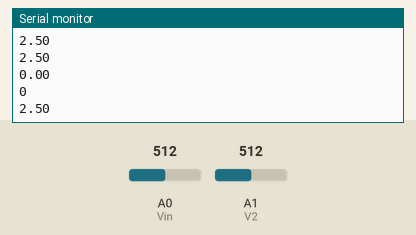
A sketch run on a simulated Arduino Uno, built with avr-gcc and run on an emulated ATmega328P. Parts: the last lines printed to the serial monitor. The inputs (shaded band) are chosen by the test bench; at power-on: A0 (Vin) = 512, A1 (V2) = 512.

Above: at 9.8 s.
9.9 s: A0 (Vin) set to 716
At 12.5 s:
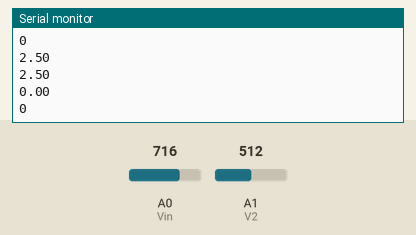
18.4 s: A1 (V2) set to 306
At 21.1 s:
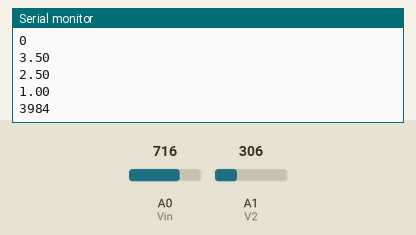
26.9 s: A0 (Vin) set to 900
At 28.4 s:
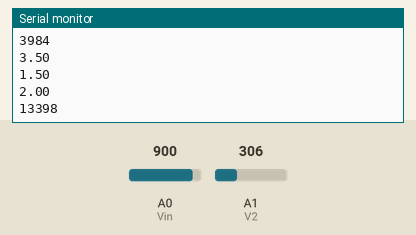
35.4 s: A1 (V2) set to 122
At 37.0 s:
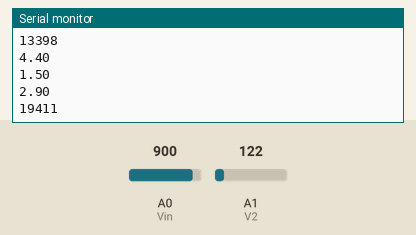
Timing chart, 0 to 38.5 s (numbered marks = the images above; inputs shaded):
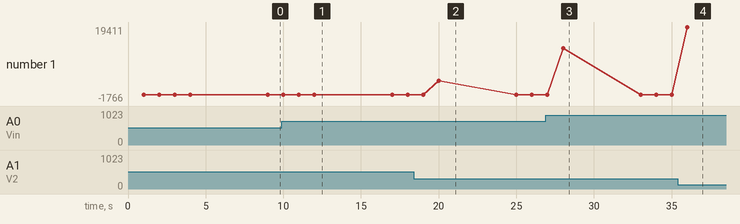

Measured:
- plotted number 1: 2.5 → 1.5 after the input at 18.4 s, 1.5 → 2.9 after the input at 26.9 s, 2.9 → -1766 after the input at 35.4 s

The sketch:

002_recus.ino
```cpp
/**********************************************************************************
**                                                                               **
**                                   Recus                                       **
**                                                                               **
**                                                                               **
**********************************************************************************/

//********** Includes *************************************************************

//********** Variables ************************************************************
const int Vin = A0;         // donar nom al pin A0 de l’Arduino
const int V2 = A1;         // donar nom al pin A1 de l’Arduino


int entrada;
int R1;
int R2=10000;
int VR2;
float VR1;
float voltatge1;
float voltatge2;

//********** Setup ****************************************************************
void setup()                // run once, when the sketch starts
{
  Serial.begin(9600);
}

//********** Loop *****************************************************************
void loop()   // run over and over again
{

  delay(1000);

  entrada = analogRead(Vin);
  voltatge1 = (entrada * 5.0) / 1023.0;
  Serial.println(voltatge1);

  delay(1000);

  VR2 = analogRead(V2);
  voltatge2 = (VR2 * 5.0) / 1023.0;
  Serial.println(voltatge2);

  delay(1000);

  VR1 = voltatge1 - voltatge2;
  Serial.println(VR1);

  delay(1000);

  R1=(R2*voltatge1/voltatge2)-R2;
  Serial.println(R1);

   delay(4000);
}

//********** Funcions *************************************************************
```
